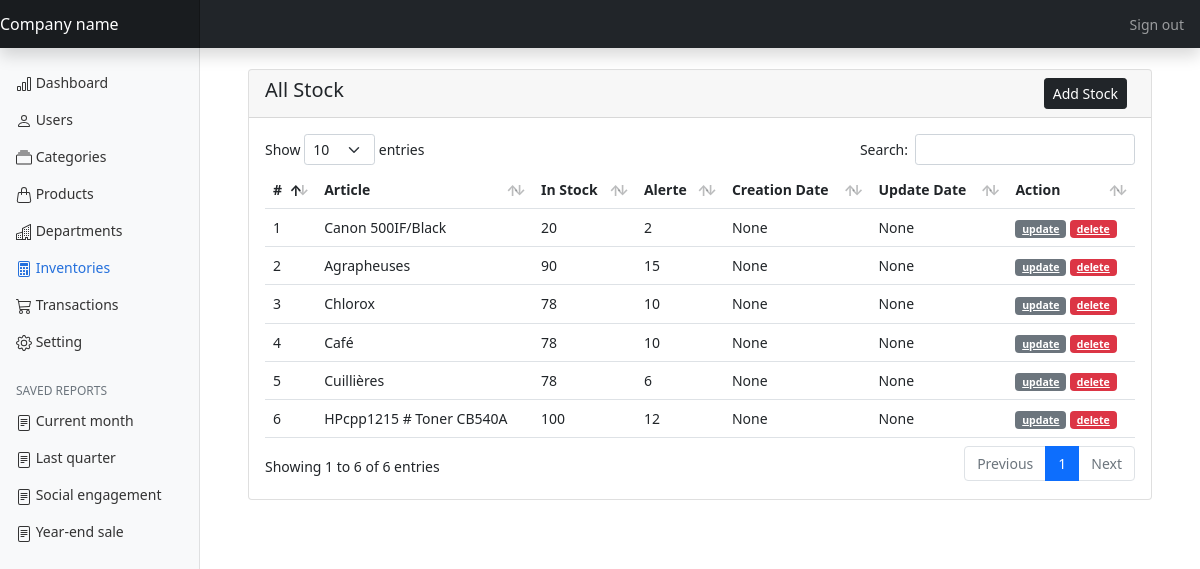
The page /stock/stock (signed in) on the database its author committed.
### app/models/stock.py (models this page shows, shortened)
class Stock(db.Model):
    __tablename__ = 'stocks'
    id = db.Column( db.Integer, primary_key= True )
    quantite = db.Column(db.Integer, default =0)
    alerte = db.Column(db.Integer,default=0)
    creation_date = db.Column(db.DateTime)
    update_date = db.Column(db.DateTime)
    article_id = db.Column(db.Integer,db.ForeignKey('articles.id'))

### app/models/article.py (models this page shows, shortened)
class Article(db.Model):
    __tablename__ = 'articles'
    id = db.Column(db.Integer, primary_key=True)
    name = db.Column(db.String(64), unique=True, index=True, nullable=False)
    categorie_id = db.Column(db.Integer, db.ForeignKey('categories.id'))
    stocks = db.relationship('Stock', backref='article', lazy='dynamic')
    creation_date = db.Column(db.DateTime)
    update_date = db.Column(db.DateTime)
    transactions = db.relationship(
        'Transaction', backref='article', lazy='dynamic')

### app/controllers/stockController.py (the view)
@stock_blueprint.route('/stock', methods=['GET', 'POST'])
@login_required
def display_stocks():
    form = RegistrationForm()
    stocks = db.session.query(Article.name,Stock.id, Stock.quantite, Stock.alerte,Stock.update_date, Stock.creation_date).filter(Stock.article_id == Article.id).all()
    return render_template('stock.html', form=form, stocks=stocks)

### app/forms/stockForm.py
class RegistrationForm(FlaskForm):
    categorie = Category('Categorie', validators=[
        InputRequired()])
    article = SelectField('Article', validators=[InputRequired()],coerce=int,validate_choice=False,)
    quantite = IntegerField('Quantity', validators=[InputRequired(), NumberRange(
        min=Decimal('0'), message='The minimun value is 0')])
    alerte = IntegerField('Alerte', validators=[InputRequired(), NumberRange(
        min=Decimal('0'), message='The minimun value is 0')])
    submit = SubmitField('Register')

### app/controllers/authController.py (called while the page is built)
@auth_blueprint.app_context_processor
def inject_permissions():
    return dict(Permission=Permission)

### app/forms/stockForm.py (called while the page is built)
    def iter_choices(self):
        categories =[('','Select a Categorie')]+ [(el.id, el.name) for el in Categorie.query.all()]
        for value, label in categories:
            yield(value, label, self.coerce(value) == self.data)

### app/models/user.py (called while the page is built)
@login_manager.user_loader
def load_user(user_id):
    return User.query.get(int(user_id))

### app/templates/stock/stock.html (shortened to what this page needs)
{% extends 'base.html' %} {% block title %} stock {% endblock %} {% block
page_content %}
<br />
<div class="row">
  <div class="col-md-12">
    <div class="card">
      <div class="card-header">
        <h5 style="display: inline">All Stock</h5>
        <span
          type="button"
          class="btn btn-dark me-md-2 btn-sm float-end"
          data-bs-toggle="modal"
          data-bs-target="#stockRegisterModal"
          style="display: inline"
        >
          Add Stock
        </span>
      </div>
      <div class="card-body">
        <table class="table" id="myTable">
          <thead>
            <tr>
              <th>#</th>
              <th>Article</th>
              <th>In Stock</th>
              <th>Alerte</th>
              <th>Creation Date</th>
              <th>Update Date</th>
              <th>Action</th>
            </tr>
          </thead>
          <tbody>
            {% for stock in stocks %}
            <tr>
              <td scope="row">{{ stocks.index(stock)+1 }}</td>
              <td class="text-capitalize">{{ stock.name }}</td>
              <td class="text-capitalize">{{ stock.quantite }}</td>
              <td class="text-capitalize">{{ stock.alerte }}</td>
              <td class="text-capitalize">{{ stock.creation_date }}</td>
              <td class="text-capitalize">{{ stock.update_date }}</td>
              <td>
                <a
                  href="{{ url_for('stock.update_stock',id=stock.id) }}"
                  class="badge bg-secondary"
                >
                  update</a
                >
                <a
                  href="{{ url_for('stock.delete_stock',id=stock.id) }}"
                  class="badge bg-danger btn-delete"
                  >delete</a
                >
              </td>
            </tr>
            {% endfor %}
          </tbody>
        </table>
      </div>
    </div>
  </div>
</div>
{% endblock %}

### app/static/css/dashboard.css (style rules this page uses)
body { font-size: .875rem; }

### rows shown on the page
Stock: stocks "1", name "Canon 500IF/Black", quantite "20", alerte "2", creation_date "None", update_date "None"
Stock: stocks.index(stock)+1 "2", name "Agrapheuses", quantite "90", alerte "15", creation_date "None", update_date "None"
Stock: stocks.index(stock)+1 "3", name "Chlorox", quantite "78", alerte "10", creation_date "None", update_date "None"
Stock: stocks.index(stock)+1 "4", name "Café", quantite "78", alerte "10", creation_date "None", update_date "None"
Stock: stocks.index(stock)+1 "5", name "Cuillières", quantite "78", alerte "6", creation_date "None", update_date "None"
Stock: stocks.index(stock)+1 "6", name "HPcpp1215 # Toner CB540A", quantite "100", alerte "12", creation_date "None", update_date "None"
